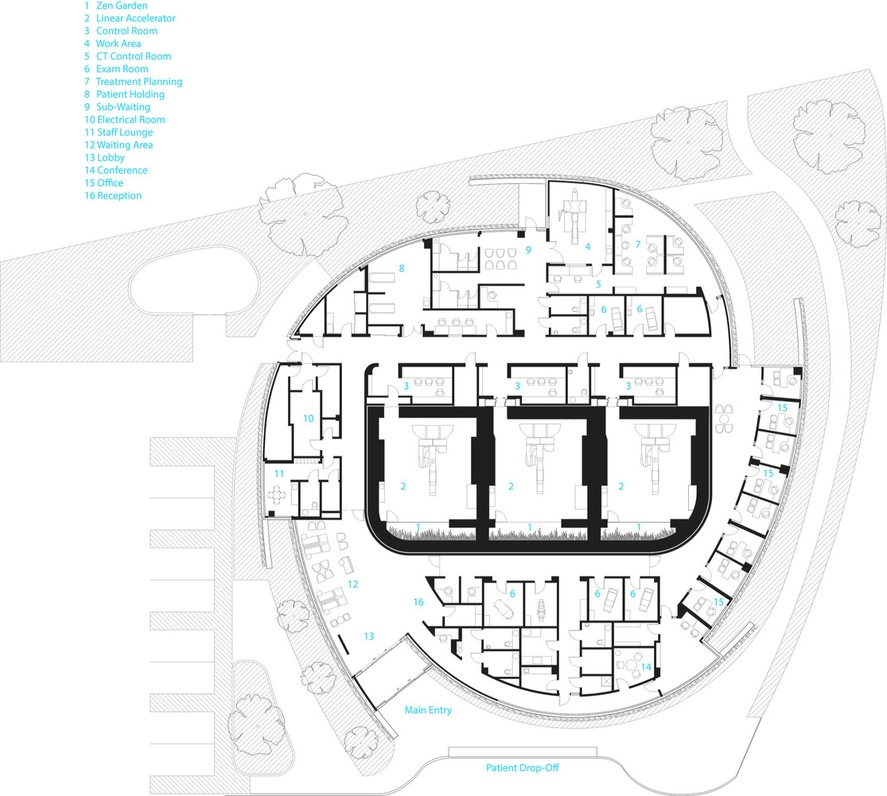
#> input picture software/web interface/assets/images/hospital_1.jpg, 887 x 796 px, shrunk from 1115 x 1000 before the run
$ jupyter execute --allow-errors ocr.ipynb
#> lines starting #> are read from the running program, lines starting #| are printed output that depends on the picture; after the words box and inside, x2 and y2 are one past the last pixel; in counts of white or black regions, pixels touching at a corner belong together
[cell 1]
import cv2
import pytesseract
import numpy as np
import matplotlib.pyplot as plt

# Load the image
image = cv2.imread("../assets/images/hospital_1.jpg")
#> image is the input picture: shape (796, 887, 3); mean B, G, R 239.3, 239.2, 238.4
gray = cv2.cvtColor(image, cv2.COLOR_BGR2GRAY)

# Preprocess the image (optional, improves OCR accuracy)
# gray = cv2.GaussianBlur(gray, (5, 5), 0)
_, binary = cv2.threshold(gray, 150, 255, cv2.THRESH_BINARY_INV)
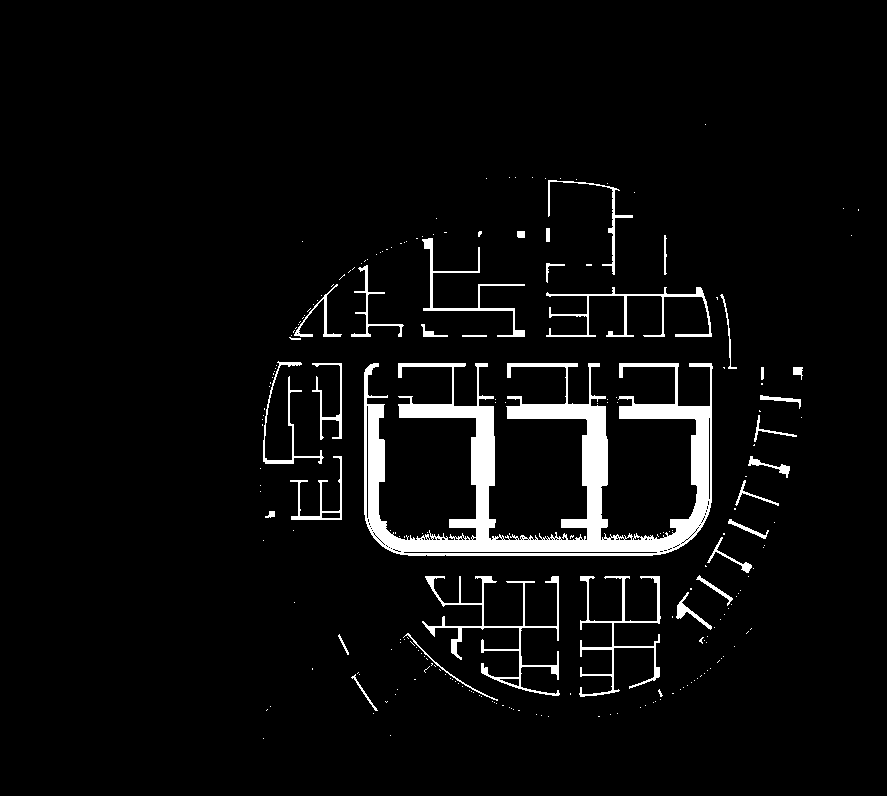
#> binary: shape (796, 887); 4.6% white; 223 white regions (190 under 20 px), largest, box (x1, y1, x2, y2) and area: (364, 363, 713, 556) 20975, (422, 576, 560, 696) 2025, (579, 576, 661, 697) 1438

# Perform OCR with enhanced parameters
custom_config = r"--psm 11 --oem 3"
#> (the rest of this cell did not finish here and is left out)


$ run again, with software/web interface/assets/images/hospital_2.jpg copied over software/web interface/assets/images/hospital_1.jpg
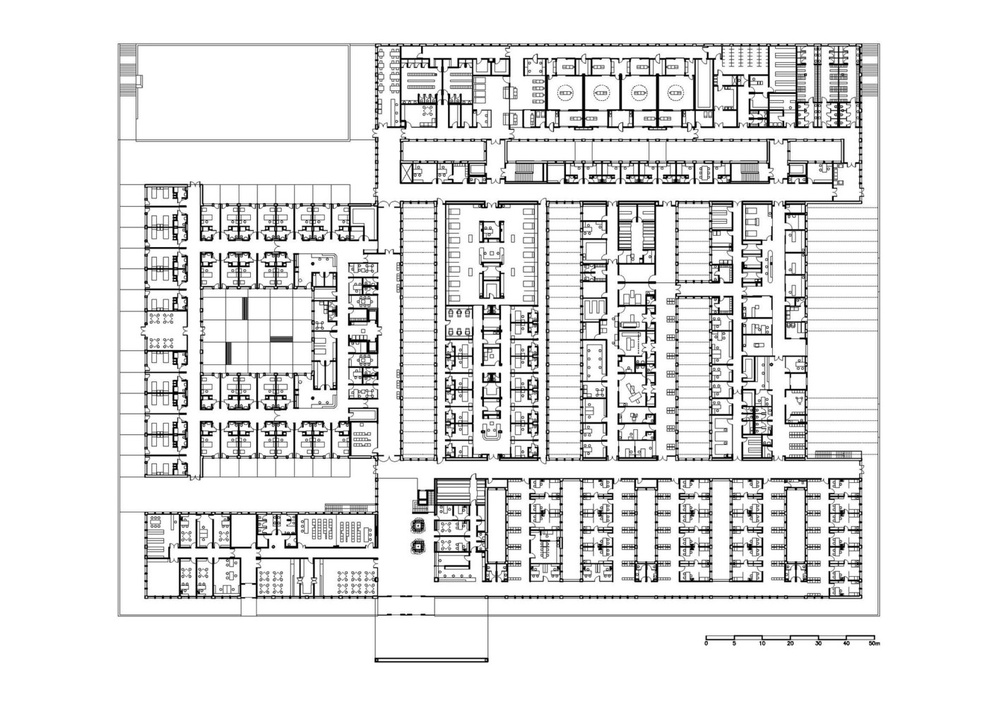
#> input picture software/web interface/assets/images/hospital_2.jpg, 999 x 706 px, shrunk from 1414 x 1000 before the run
#> image is the input picture: shape (706, 999, 3); min 0, max 255, mean 229.5
#> `_, binary = cv2.threshold(gray, 150, 255, cv2.THRESH_BINARY_INV)`:
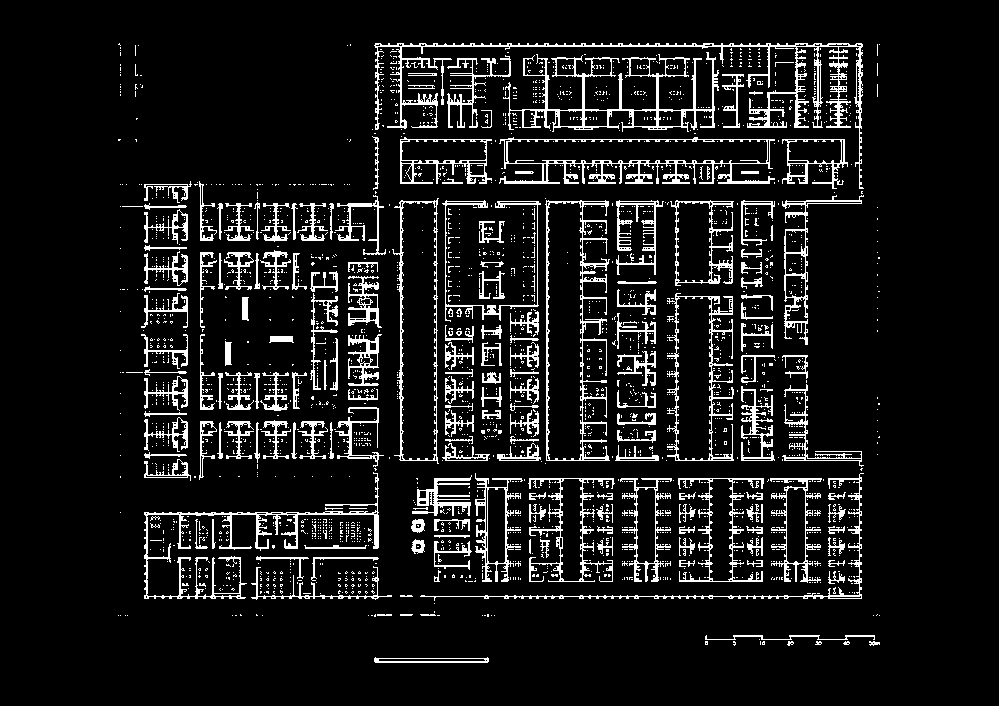
#> binary: shape (706, 999); 9.4% white in thin lines or dots, all inside (x1, y1, x2, y2) = (118, 43, 880, 663)

$ run again, with software/web interface/assets/images/hospital_3.jpg copied over software/web interface/assets/images/hospital_1.jpg
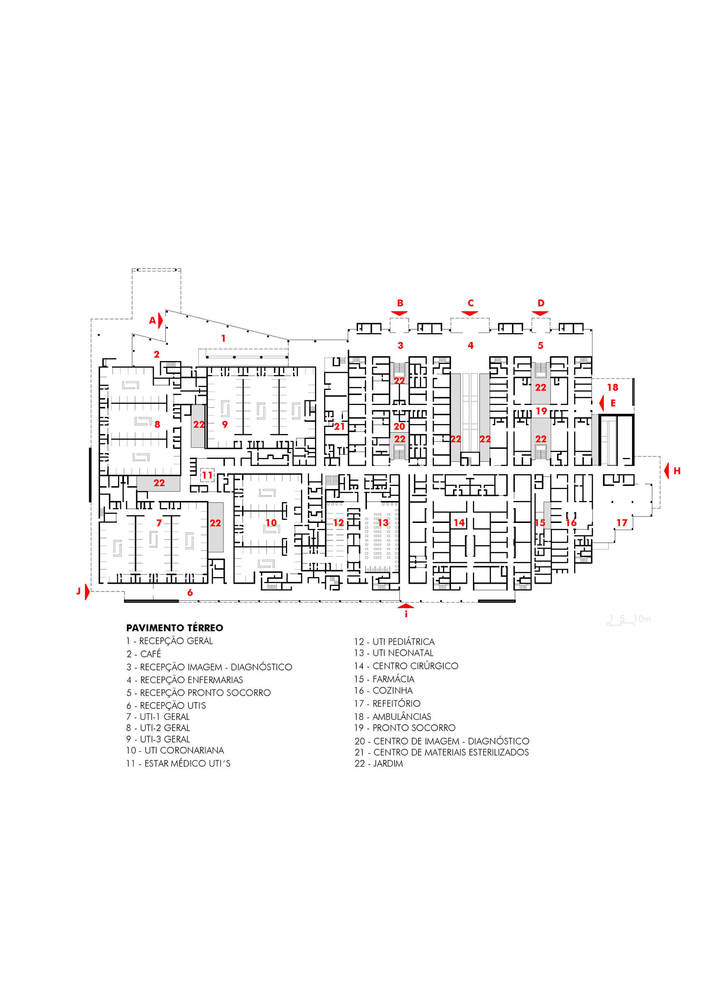
#> input picture software/web interface/assets/images/hospital_3.jpg, 707 x 1000 px
#> image is the input picture: shape (1000, 707, 3); mean B, G, R 245.5, 245.5, 245.9
#> `_, binary = cv2.threshold(gray, 150, 255, cv2.THRESH_BINARY_INV)`:
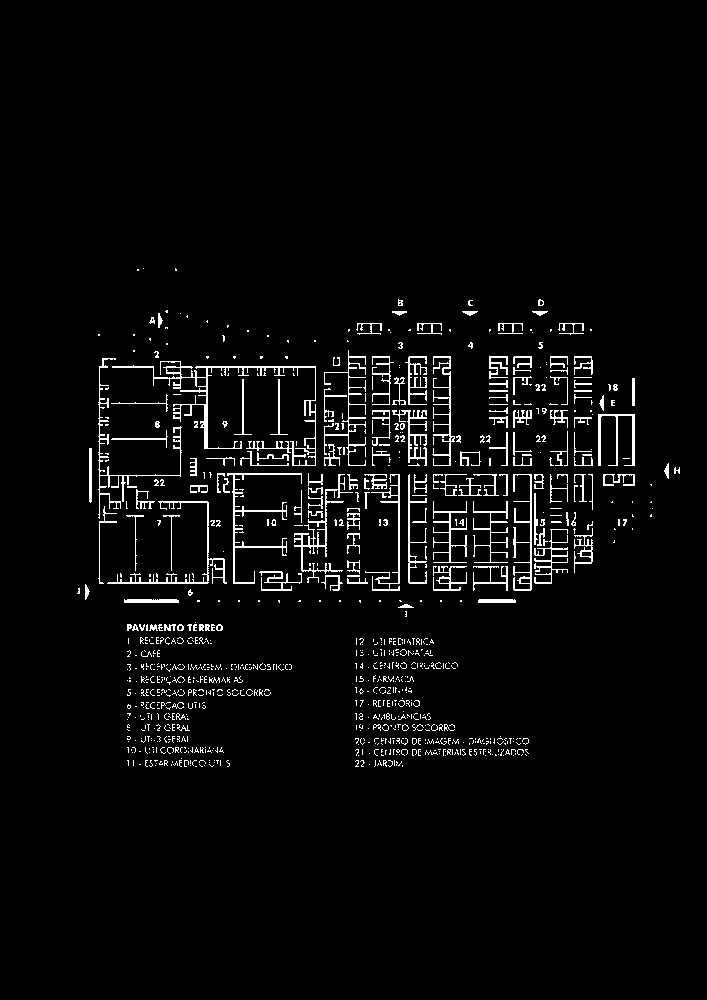
#> binary: shape (1000, 707); 3.5% white in thin lines or dots, all inside (x1, y1, x2, y2) = (77, 268, 680, 767)

$ run again, with software/web interface/assets/images/hospital_4.jpg copied over software/web interface/assets/images/hospital_1.jpg
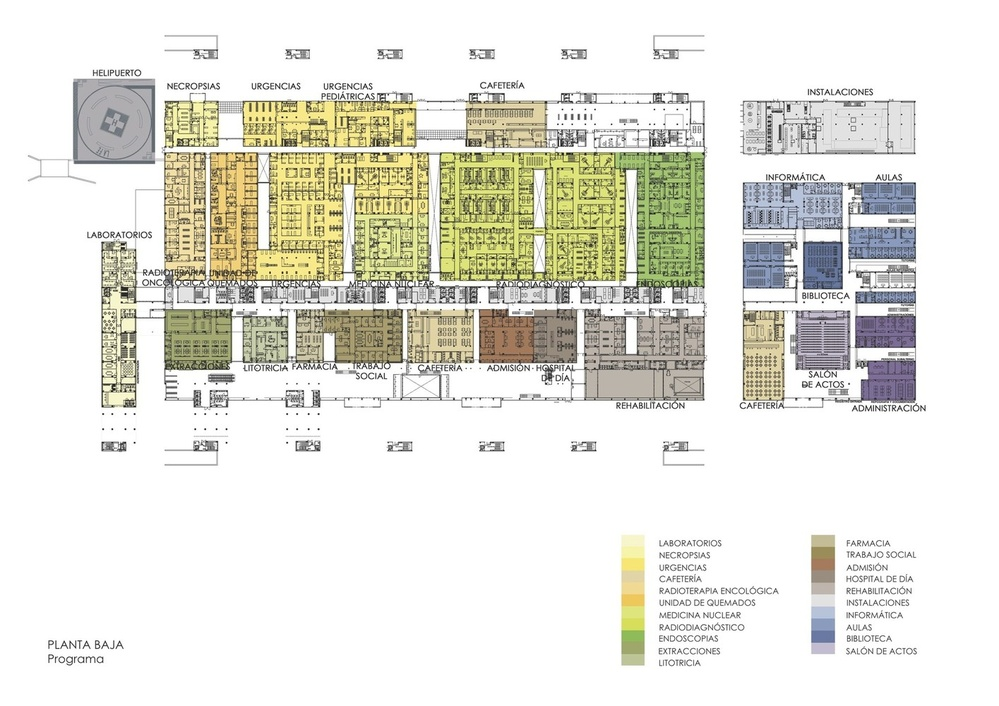
#> input picture software/web interface/assets/images/hospital_4.jpg, 999 x 706 px, shrunk from 1415 x 1000 before the run
#> image is the input picture: shape (706, 999, 3); mean B, G, R 220.7, 229.1, 229.6
#> `gray = cv2.cvtColor(image, cv2.COLOR_BGR2GRAY)`:
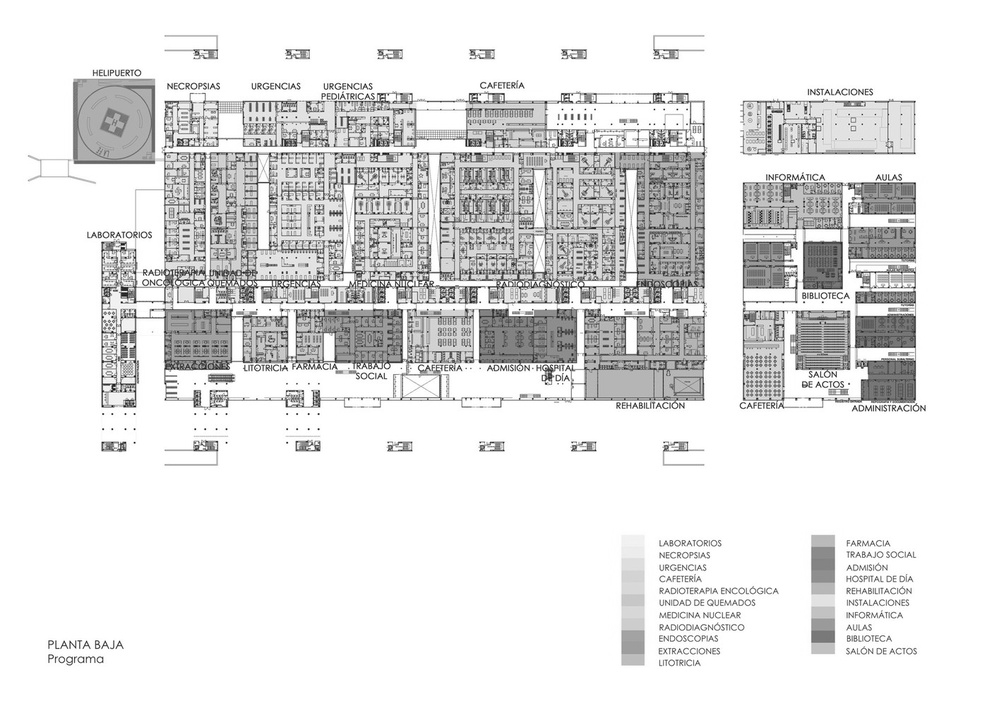
#> gray: shape (706, 999); min 0, max 255, mean 228.3
#> `_, binary = cv2.threshold(gray, 150, 255, cv2.THRESH_BINARY_INV)`:
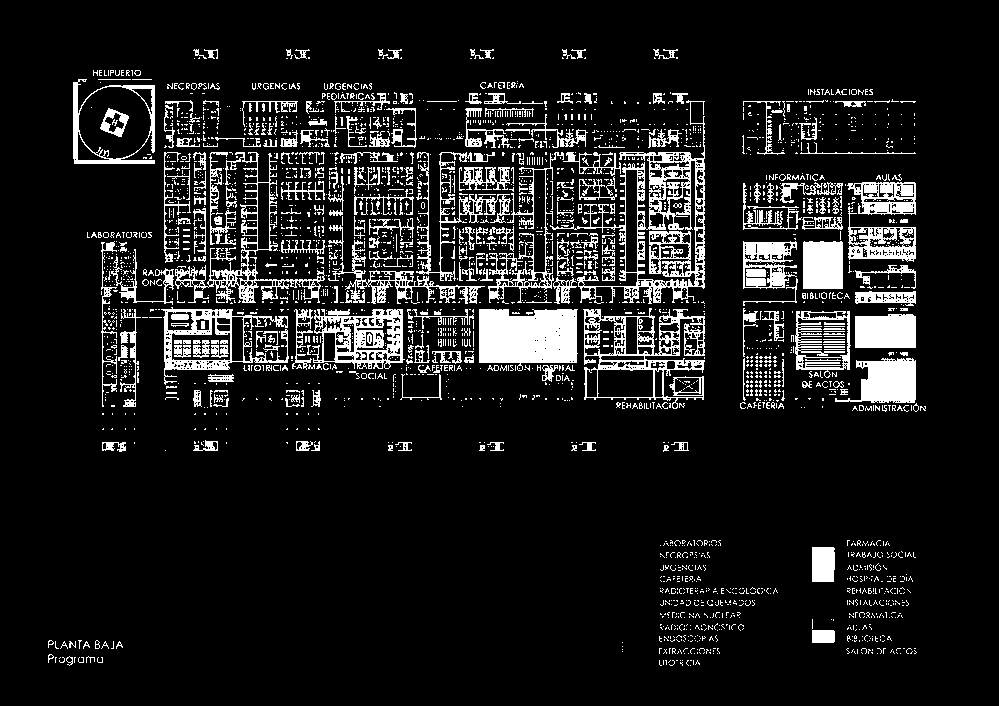
#> binary: shape (706, 999); 11% white; 2947 white regions (2638 under 20 px), largest, box (x1, y1, x2, y2) and area: (550, 100, 705, 304) 5987, (479, 309, 578, 371) 5095, (583, 308, 705, 409) 3569
